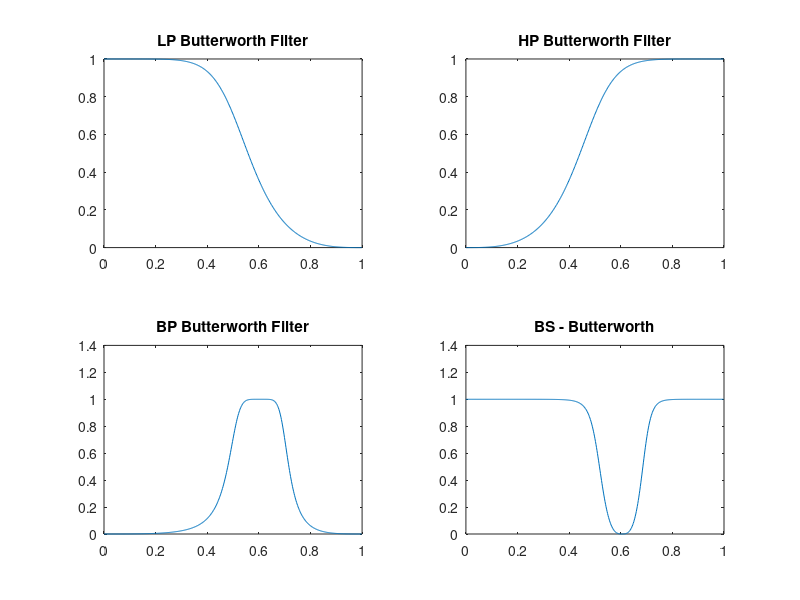
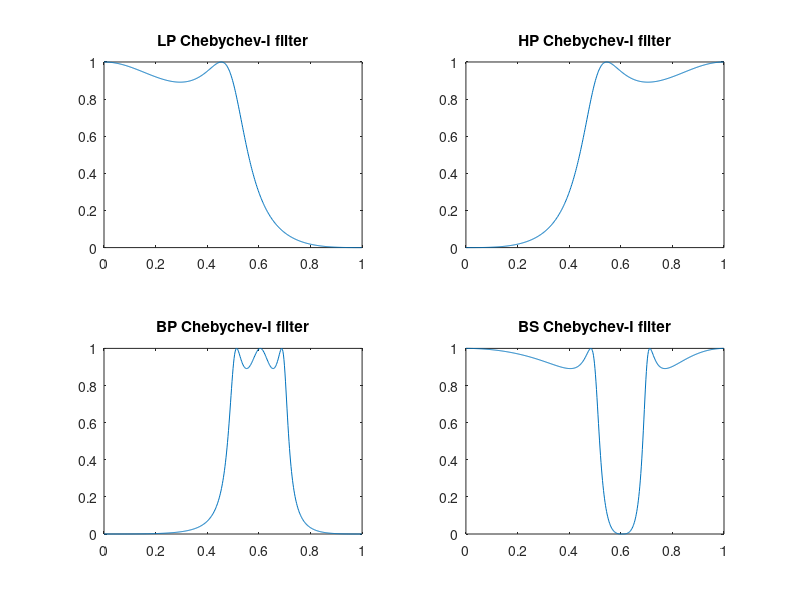
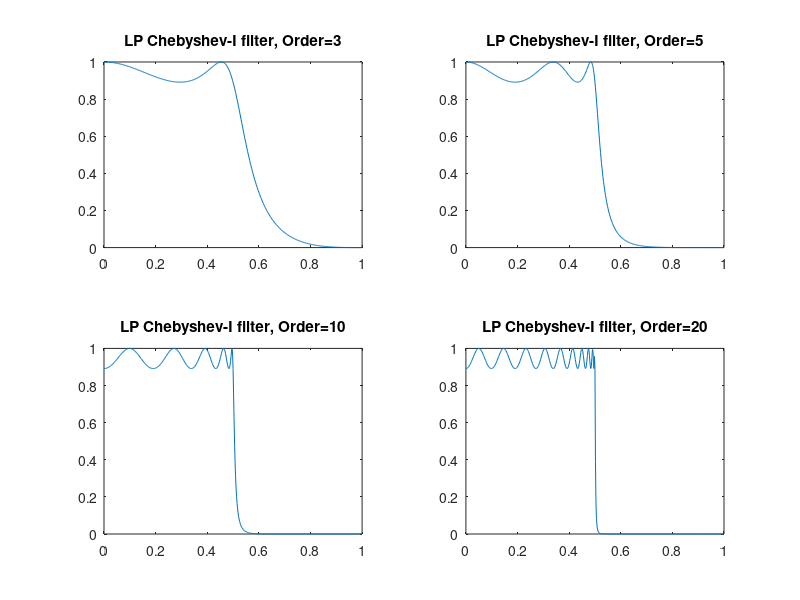
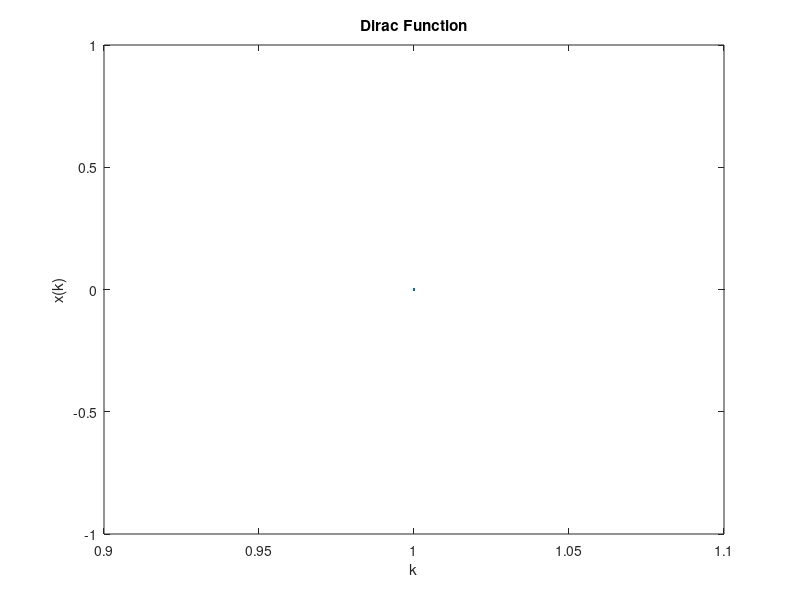

MATLAB code for these plots, in order: (Note: this script raises an error after producing the figures.)
% LAB 6 & 7
% Prepared by Saed Khawaldeh
function Lab67()
%  Exercice 1
[x,y] = butter(3,0.5,'low');
[H, W]= freqz(x,y);
figure(1);
subplot(2,2,1);
plot(W/pi, abs(H)); 
title('LP Butterworth Filter');
[x,y] = butter(3,0.5, 'high');
[H, W]= freqz(x,y);
subplot(2,2,2);
plot(W/pi, abs(H)); 
title('HP Butterworth Filter');
[x,y] = butter(3,[0.5 0.7]);
[H, W]= freqz(x,y);
subplot(2,2,3);
plot(W/pi, abs(H));
title('BP Butterworth Filter');
[x,y] = butter(3,[0.5 0.7] , 'stop');
[H, W]= freqz(x,y);
subplot(2,2,4);
plot(W/pi, abs(H));
title('BS - Butterworth');
[x,y] = cheby1(3,1,0.5,'low');  
[H, W]= freqz(x,y);
figure(2);
subplot(2,2,1);
plot(W/pi, abs(H)); 
title('LP Chebychev-I filter');
[x,y] = cheby1(3,1, 0.5, 'high');
[H, W]= freqz(x,y);
subplot(2,2,2);
plot(W/pi, abs(H));
title('HP Chebychev-I filter');
[x,y] = cheby1(3,1, [0.5 0.7]);
[H, W]= freqz(x,y);
subplot(2,2,3);
plot(W/pi, abs(H));
title('BP Chebychev-I filter');
[x,y] = cheby1(3,1, [0.5 0.7] , 'stop');
[H, W]= freqz(x,y);
subplot(2,2,4);
plot(W/pi, abs(H)); 
title('BS Chebychev-I filter');
figure(3);
[x,y] = cheby1(3,1,0.5,'low');
[H, W]= freqz(x,y);
subplot(2,2,1);
plot(W/pi, abs(H));
title('LP Chebyshev-I filter, Order=3');
[x,y] = cheby1(5,1,0.5,'low');
[H, W]= freqz(x,y);
subplot(2,2,2);
plot(W/pi, abs(H)); 
title('LP Chebyshev-I filter, Order=5');
[x,y] = cheby1(10,1,0.5,'low');
[H, W]= freqz(x,y);
subplot(2,2,3);
plot(W/pi, abs(H));
title('LP Chebyshev-I filter, Order=10');
[x,y] = cheby1(20,1,0.5,'low');
[H, W]= freqz(x,y);
subplot(2,2,4);
plot(W/pi, abs(H));
title('LP Chebyshev-I filter, Order=20');
%Observations : Increasing the order makes the gradient of the LP filter steeper (more ideal) and increase the ripple caused by the LP filter
% Exercice 2
Dirac_Function=dirac(40, 20);
figure(4);   
plot(Dirac_Function); 
title('Dirac Function'); xlabel('k'); ylabel('x(k)');
scale_value = 0.5; 
Ts = 1; 
Alpha_Value = scale_value*Ts;  
Alpha_Signal = exp(-Alpha_Value) ;
Dirac_anticausal_smoothing = zeros(length(Dirac_Function),1);
Dirac_length=length(Dirac_Function)-2:-1:1;
for i =  Dirac_length 
 Dirac_anticausal_smoothing(i) = scale_value*Alpha_Value*Alpha_Signal*dirac(i+1)+(2*Alpha_Signal)*Dirac_anticausal_smoothing(i+1)-(Alpha_Signal^2)*Dirac_anticausal_smoothing(i+2);
end
figure(5)
stem (Dirac_anticausal_smoothing) ;
title('Anti-causal Smoothing'); 
Dirac_Causal_Smoothing = zeros(length(Dirac_Function),1);
for i = 3:length(Dirac_Function);
 Dirac_Causal_Smoothing(i) = -scale_value*Alpha_Value*Alpha_Signal*dirac(i-1)+(2*Alpha_Signal)*Dirac_anticausal_smoothing(i-1)-(Alpha_Signal^2)*Dirac_anticausal_smoothing(i-2);
end    
figure(6)
stem (Dirac_Causal_Smoothing) ;
title('Causal Smmothing'); 
step_10= step(40,10)
step_30= step(40,30)
Step_Final=step_10-step_30;
figure(7)
stem(Step_Final)
Step_Causal = zeros(length (Step_Final),1) ;
for i = 3 : length(Step_Final)
 Step_Causal(i) = Step_Final(i)+Alpha_Signal*(Alpha_Value-1)*Step_Final(i-1)+(2*Alpha_Signal)*Step_Causal(i-1)-(Alpha_Signal^2)*Step_Causal(i-2) ;
end
figure(8)
stem (Step_Causal) ;
title('Causal Deravative');
Step_Anticausal = zeros(length (Step_Final),1);
Step_Length = length(Step_Final)-2 : -1 : 1 ; 
for i = Step_Length  
 Step_Anticausal(i) = Alpha_Signal*(Alpha_Value+1)*step(i+1)-(Alpha_Signal^2)*step(i+2)+(2*Alpha_Signal)*Step_Anticausal(i+1)-(Alpha_Signal^2)*Step_Anticausal(i+2) ;  
end
figure(9)
stem (Step_Anticausal);
title('Anticausal Deravative');
% Exercice 3
Barb_Image = imread('C:\Users\Saed Khawaldeh\Documents\GitHub\DSP-TP-1617\Lab6-7\images\barbara.gif');
figure(10);
imshow(Barb_Image);  
First_Case = zeros(size(Barb_Image)); 
Second_Case = zeros(size(Barb_Image)); 
for i = 1:size(Barb_Image, 2)
    image_1 = Barb_Image(:,i);
    Response_Causal = zeros(length (image_1),1) ;
    for i = 3 : length(image_1)
     Response_Causal(i) = image_1(i)+Alpha_Signal*(Alpha_Value-1)*image_1(i - 1)+(2*Alpha_Signal)*Response_Causal(i-1)-(Alpha_Signal^2)*Response_Causal(i-2) ;
    end
    Response_AntiCausal = zeros(length (image_1 ),1) ;
    Barb_Image_Length = length(image_1)-2 : -1 : 1 ;
    for i =  Barb_Image_Length
     Response_AntiCausal(i) = Alpha_Signal*(Alpha_Value+1)*image_1(i+1)-(Alpha_Signal^2)*image_1(i+2)+(2*Alpha_Signal)*Response_AntiCausal(i+1)-(Alpha_Signal^2)*Response_AntiCausal(i+2) ;
    end
    Total_Response_1 = Response_Causal + Response_AntiCausal;
    First_Case(:,i) = Total_Response_1;            
end
figure(11);
imshow (First_Case, []);
for i = 1:size(Barb_Image, 2)
    image_2 = Barb_Image(i,:);
    Response_Causal = zeros(length (image_2),1) ;
    for i = 3 : length(image_2)
     Response_Causal(i) = image_2(i)+Alpha_Signal*(Alpha_Value-1)*image_2(i - 1)+(2*Alpha_Signal)*Response_Causal(i-1)-(Alpha_Signal^2)*Response_Causal(i-2) ;
    end
    Response_AntiCausal = zeros(length (image_2 ),1) ;
    Barb_Image_Length = length(image_2)-2 : -1 : 1 ;
    for i =  Barb_Image_Length
     Response_AntiCausal(i) = Alpha_Signal*(Alpha_Value+1)*image_2(i+1)-(Alpha_Signal^2)*image_2(i+2)+(2*Alpha_Signal)*Response_AntiCausal(i+1)-(Alpha_Signal^2)*Response_AntiCausal(i+2) ;
    end
    Total_Response_2 = Response_Causal + Response_AntiCausal;
    Second_Case(i,:) = Total_Response_2;   
end
figure(12);
imshow (Second_Case, []);
function F1 =  dirac(n,N)       
    if ((n<1)||(n>N))
        disp('n > N-1');  
        F1= 0;
    else
        s = zeros(1,N);
        s(n) = 1 ;
        F1 = s;   
    end
end
function F1 =  step(n,N) 
    if ((n<1)||(n>N))
        disp('n > N-1'); 
        F1= 0;    
    else   
        s = zeros(N,1);   
        for i = n+1:N
            s(i) = 1 ;
        end
        F1 = s;
        figure(2)
        subplot(3,1,1)
        stem(F1) ;                        
        xlabel('X'); ylabel('Y')   
    end
end 
end